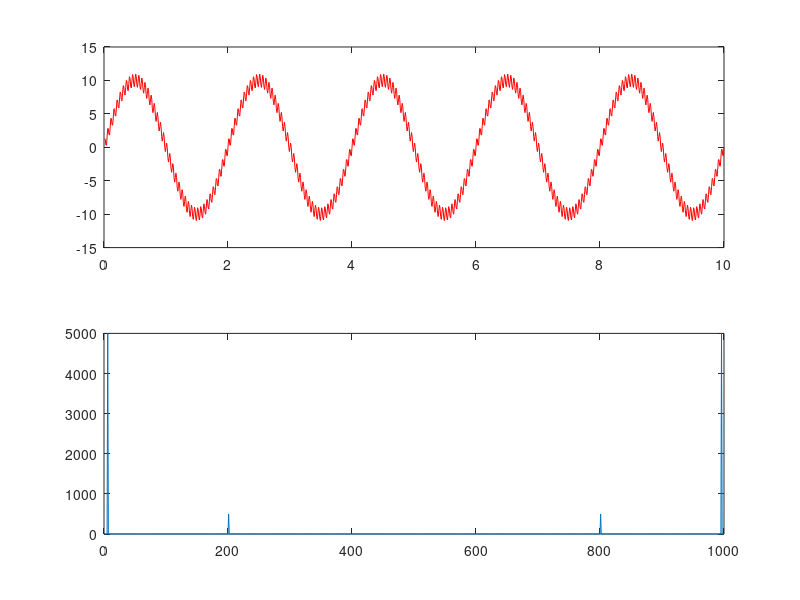

MATLAB code to generate this figure:
clc;

t = 0.01:0.01:10;
x = 10*sin(2*pi*0.5*t) + 1*sin(2*pi*20*t);

x_fft = abs(fft(x));

subplot (2,1,1);
plot(t,x,"r");
subplot (2,1,2);
plot(x_fft);
